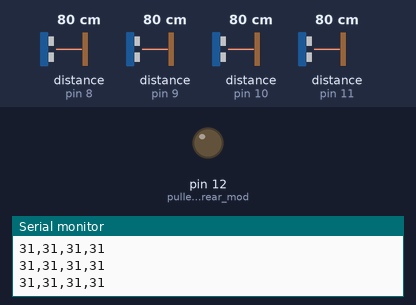
The sketch below on a simulated Arduino Uno, built with avr-gcc and run on an emulated ATmega328P. On the bench: output pins drawn as LEDs (lit = HIGH), the last lines printed to the serial monitor. Wiring (inferred from the names in the program): 4 × ultrasonic range finder: trigger pin 4, echo pin 8 / trigger pin 5, echo pin 9 / trigger pin 6, echo pin 10 / trigger pin 7, echo pin 11. The inputs (shaded band) are chosen by the test bench; at power-on: distance to the obstacle (sensors on pin 8, pin 9, pin 10, pin 11) 80 cm. The echo pulse lasts 58.3 µs per cm; pins used as bus, display or sensor lines are not drawn.

Above: at 1.2 s.
1.3 s: distance to the obstacle (sensor on pin 8) set to 27 cm
2.8 s: distance to the obstacle (sensor on pin 8) set to 23 cm
At 3.19 s:
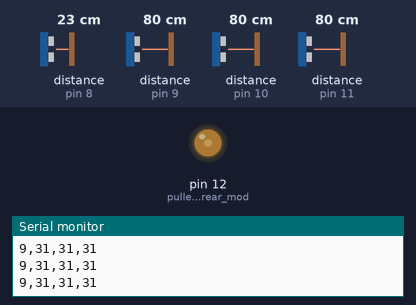
5.8 s: distance to the obstacle (sensor on pin 9) set to 250 cm
At 6.9 s:
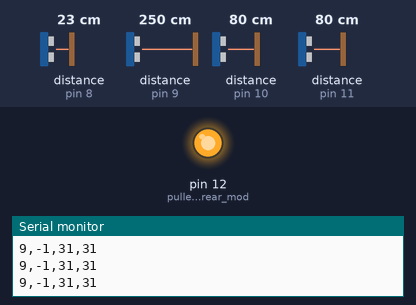
8.8 s: distance to the obstacle (sensor on pin 10) set to 30 cm
11.8 s: distance to the obstacle (sensor on pin 10) set to 24 cm
14.8 s: distance to the obstacle (sensor on pin 11) set to 120 cm
Timing chart, 0 to 18.8 s (numbered marks = the images above; inputs shaded):
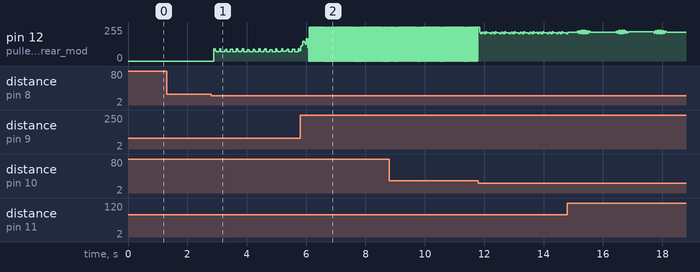

Measured:
- the behaviour switches between 26 and 25 cm on distance to the obstacle (sensor on pin 8) (found by bisection; images 0 and 1)

The sketch:

ultraSonar.ino
```cpp
/* Pinouts - The #s are the pinouts for each sensors.
 *
 * Sensor 1
 * Trig - 4
 * Echo - 8
 *
 * Sensor 2
 * Trig - 5
 * Echo - 9
 *
 * Sensor 3
 * Trig - 6
 * Echo - 10
 *
 * Sensor 4
 * Trig - 7
 * Echo - 11
 */

#define Echo1 8
#define Trig1 4

#define Echo2 9
#define Trig2 5

#define Echo3 10
#define Trig3 6

#define Echo4 11
#define Trig4 7

void sense(uint8_t, uint8_t, uint8_t);
void initPorts();

void setup()
{
  Serial.begin (9600);
  initPorts();
  pinMode(12, OUTPUT);    //pulled high when rear mode
}

void loop()
{
  sense(Echo1, Trig1, 1);
  Serial.print(",");
  sense(Echo2, Trig2, 2);
  Serial.print(",");
  sense(Echo3, Trig3, 3);
  Serial.print(",");
  sense(Echo4, Trig4, 4);

  Serial.println("");

}

void sense(uint8_t Echo, uint8_t Trig, uint8_t num)
{
  pinMode(12, OUTPUT);  //buzzer
  uint16_t duration = 0, distance = 0;

  digitalWrite(Trig, LOW);
  delayMicroseconds(2);
  digitalWrite(Trig, HIGH);

  delayMicroseconds(10);
  digitalWrite(Trig, LOW);

  duration = pulseIn(Echo, HIGH);

  distance = ((duration/2.00) / 29.10);
  distance = distance/2.54;  //converts cm to inches

  if(distance >= 78.74 || distance <= 0)
  {
    /*
    Serial.print("Sensor #");
    Serial.print(num);
    Serial.print(" out of range");
    */
    Serial.print("-1");
    digitalWrite(12, LOW);
  }
  else
  {
    Serial.print(distance);

        if (distance < 10)
        {
          digitalWrite(12, HIGH);
        }
        else
        {
   digitalWrite(12, LOW);
        }

    /*
    Serial.print("Sensor #");
    Serial.print(num);
    Serial.print(": ");
    Serial.print(distance);
    Serial.print(" ");
    */
  }
}

void initPorts()
{
  pinMode(Trig1, OUTPUT);
  pinMode(Trig2, OUTPUT);
  pinMode(Trig3, OUTPUT);
  pinMode(Trig4, OUTPUT);

  pinMode(Echo1, INPUT);
  pinMode(Echo2, INPUT);
  pinMode(Echo3, INPUT);
  pinMode(Echo4, INPUT);
}
```
